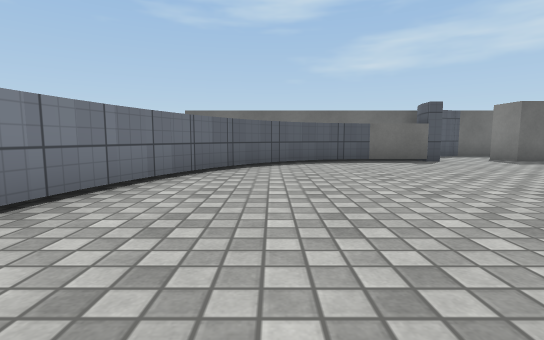
view 1 (above)

23 first-person views from a walk through a 3-D level made in the Unity game engine. The camera is 0.64 m above the floor, tilts 6° down and sees 85° across. The floor is counted in squares, 1 m on a side. Each view is taken from the middle of a square. On the plan, view 1 faces up. The plan holds only what a view shows up to about 9 squares ahead; the rest is blank. Surface patterns are stand-ins for the level's own textures.

view 2
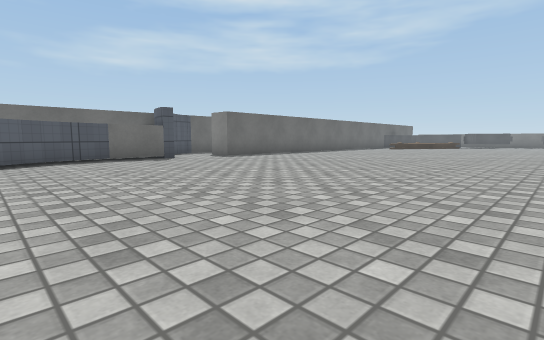

view 3
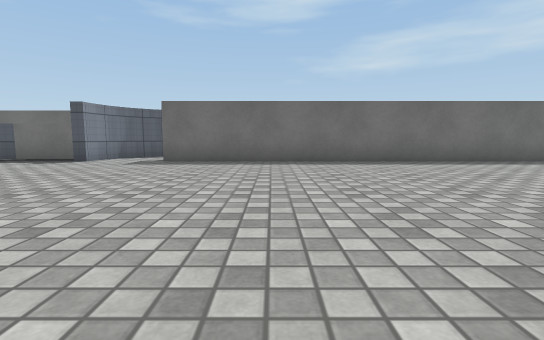

view 4
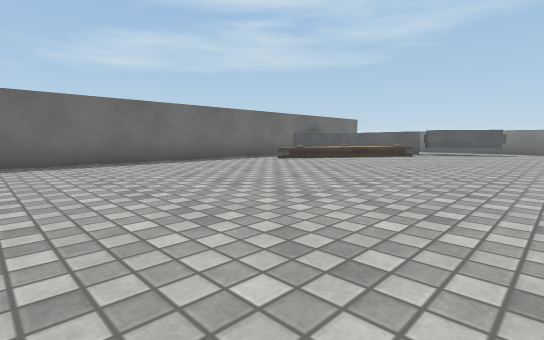

view 5
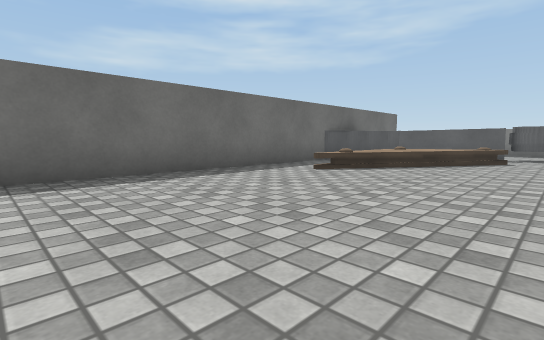

view 6
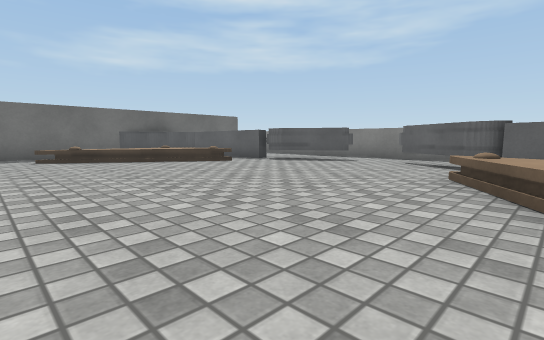

view 7
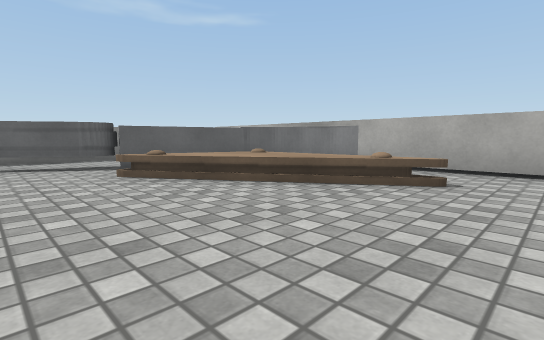

view 8
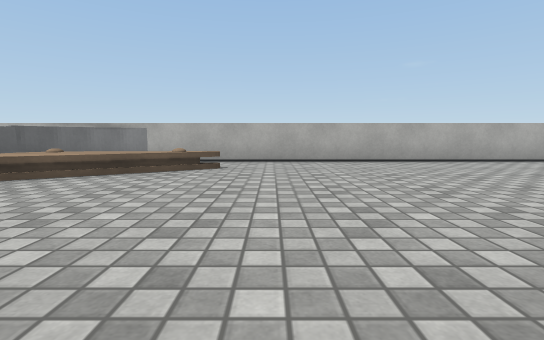

view 9
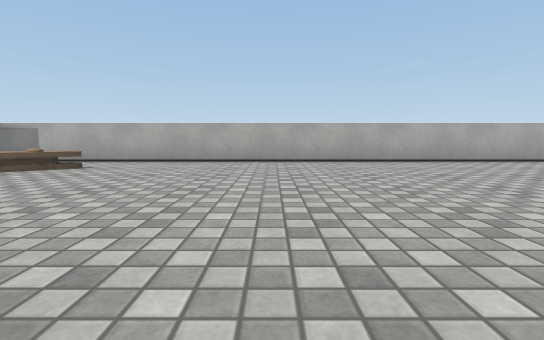

view 10
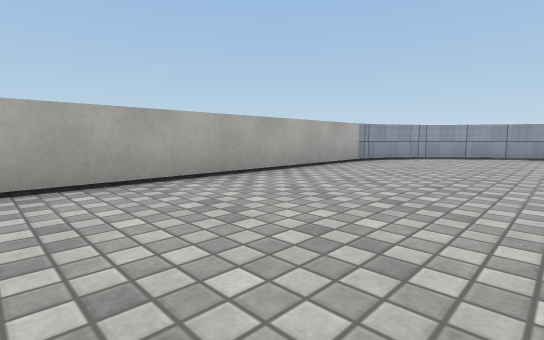

view 11
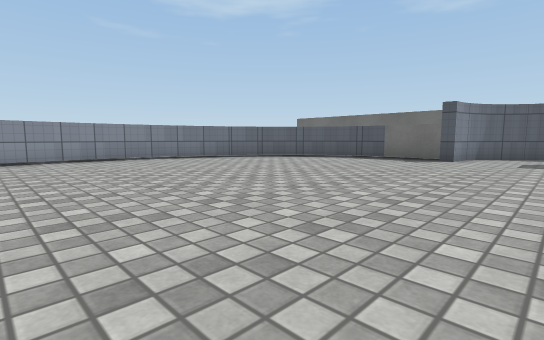

view 12
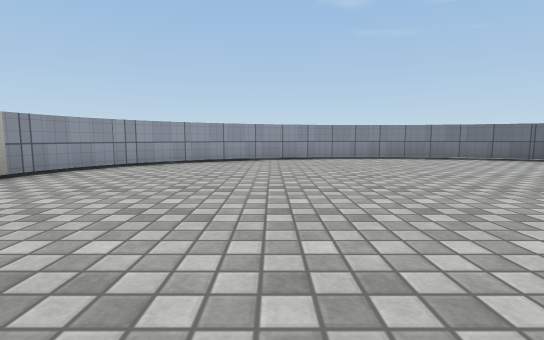

view 13
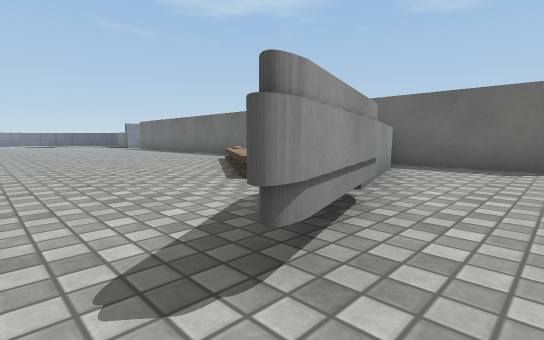

view 14
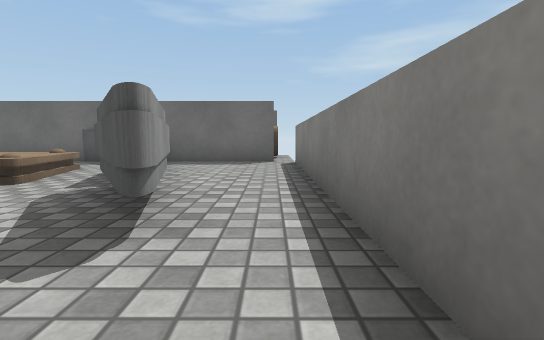

view 15
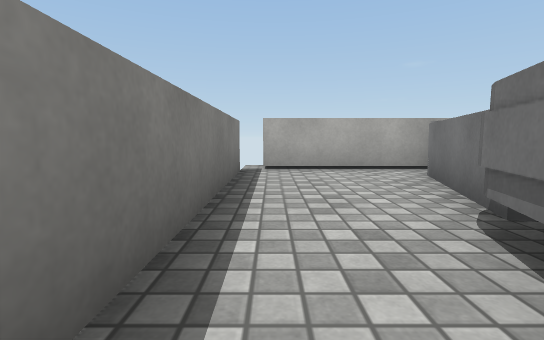

view 16
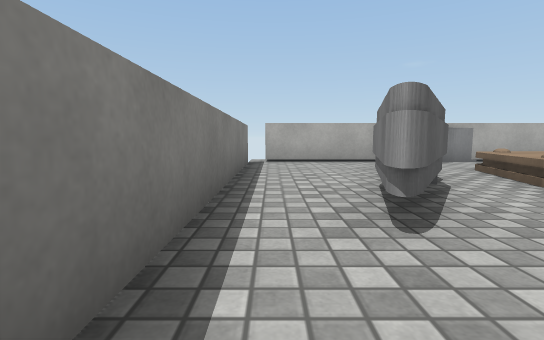

view 17
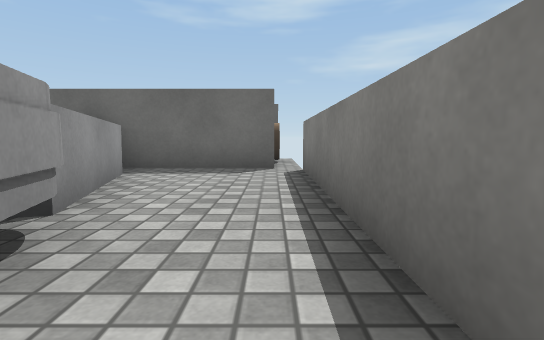

view 18
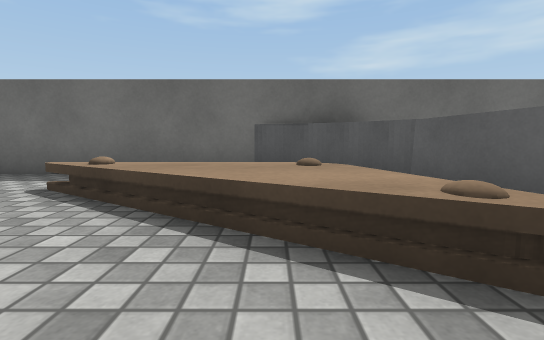

view 19
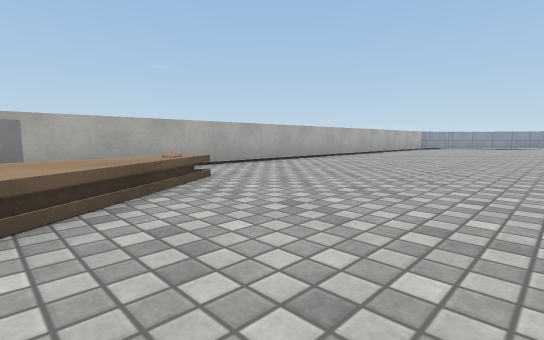

view 20
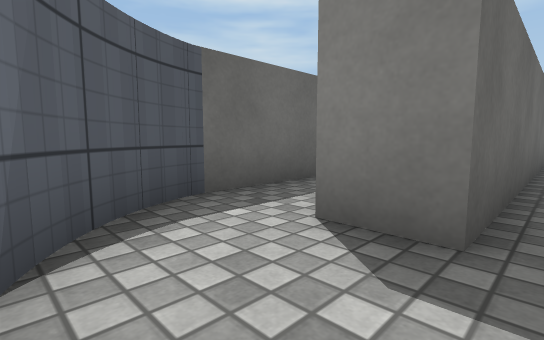

view 21
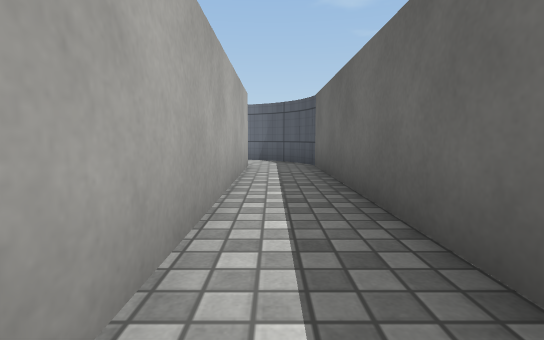

view 22
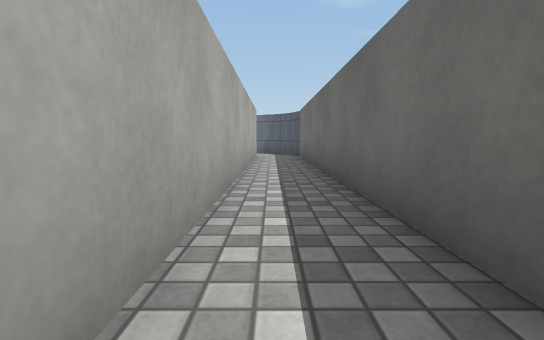

view 23
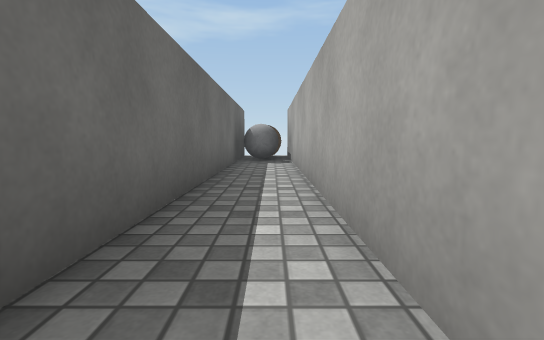

### Floor plan
Points are (right, up) in squares from view 1. A wall is a line through its corners. A room is listed if a view was taken in it or the views show most of it. See-through windows are left out.
Room 1 (views 1, 2, 3, 4, 5, 6, 7, 8, 9, 10, 11, 12, 13, 14, 15, 16, 17, 18, 19, 20)
walls: (20.4, -6.3) (21, -6.2); (20.8, -6.2) (21.6, -6) (22.3, -5.5); (21.1, 8.3) (20.6, 8.4); (21.3, -6.1) (21.7, -5.9); (4.9, 8.4) (4.4, 8.4); (21.5, 8.2) (21, 8.3); (22.2, -5.5) (22.6, -5.2); (22.4, -5.4) (22.9, -4.8); (22.7, 7.2) (22.3, 7.7); (23, 6.9) (22.6, 7.4); (2.5, 8.4) (1.9, 8.3); (2.2, -6.3) (26.2, -6.3); (2.1, 8.3) (1.5, 8.2); (1.6, 8.2) (1.1, 8); (1.5, -6.1) (2, -6.2); (1.1, -5.9) (1.6, -6.1); (1.2, 8.1) (0.8, 7.8); (0.7, -5.7) (1.2, -6); (0.8, 7.9) (0.3, 7.5); (0.4, 7.6) (-0.3, 7); (-0.3, 7.1) (-1, 6.2); (-0.9, -4.1) (-0.3, -4.9) (0.4, -5.5) (0.8, -5.7); (-0.9, 6.4) (-1.5, 5.3); (26.1, 8.4) (6.9, 8.4); (-1.4, 5.4) (-2.1, 3.8); (26.6, -5.9) (26.6, 8.1); (-1.9, -2.3) (-1.2, -3.7) (-0.8, -4.2); (-2, 4) (-2.4, 2.1); (-2.1, -1.5) (-1.8, -2.3); (-2.3, 2.2) (-2.4, 1.6); (-2.4, 0.5) (-2.3, -0.6); (-2.4, 1.7) (-2.4, 0.4)
ways out: opening at (6, 9) to room 2; gap at (26, -7)
objects: other object (18, -4) to (22, -2); other object (18, 4) to (22, 7); grey block (23, -4) to (24, -2); grey block (23, 4) to (24, 6); other object (24, -1) to (25, 0); other object (24, 2) to (25, 3)
Room 2 (views 21, 22, 23)
walls: (23.9, 11) (6.7, 11) (6.2, 10.8); (7, 11.1) (6.5, 10.9); (6.9, 8.4) (6.9, 9.4) (24, 9.4); (6.4, 10.8) (6, 10.5); (5.5, 10.4) (5.2, 10); (5.3, 10.1) (4.9, 9.4) (4.8, 8.7); (5.1, 9.7) (4.9, 9.2)
ways out: opening at (6, 9) to room 1
objects: grey ball (23, 10) to (24, 10); cylinder (25, 10) to (26, 10)

Positions as (right, up) in squares from view 1, and headings:
1: (0, 0), facing up
2: (0, -1), facing up-right
3: (10, 0), facing up
4: (11, 0), facing up-right
5: (13, 3), facing up-right
6: (17, -3), facing up-right
7: (17, 0), facing down-right
8: (17, 2), facing down
9: (14, 2), facing down
10: (10, -2), facing down-left
11: (7, -1), facing up-left
12: (7, -2), facing left
13: (26, 1), facing up-left
14: (26, 0), facing up
15: (26, 0), facing down
16: (26, 2), facing down
17: (26, 2), facing up
18: (21, 3), facing up
19: (21, 0), facing down-left
20: (5, 8), facing up-right
21: (14, 10), facing left
22: (18, 10), facing left
23: (15, 10), facing right
